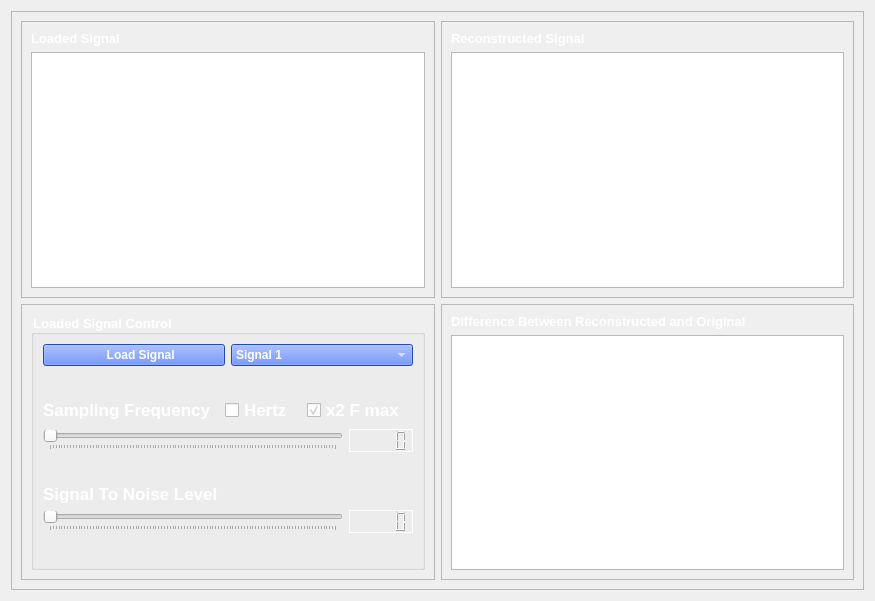
      <widget class="QWidget" name="Load">
       <property name="styleSheet">
        <string notr="true"/>
       </property>
       <attribute name="icon">
        <iconset>
         <normaloff>../Task 1/Signal-Viewer/Assets/load1.png</normaloff>../Task 1/Signal-Viewer/Assets/load1.png</iconset>
       </attribute>
       <attribute name="title">
        <string>Load</string>
       </attribute>
       <layout class="QGridLayout" name="gridLayout_15">
        <item row="0" column="0">
         <widget class="QFrame" name="frame_5">
          <property name="sizePolicy">
           <sizepolicy hsizetype="Expanding" vsizetype="Expanding">
            <horstretch>3</horstretch>
            <verstretch>0</verstretch>
           </sizepolicy>
          </property>
          <property name="frameShape">
           <enum>QFrame::StyledPanel</enum>
          </property>
          <property name="frameShadow">
           <enum>QFrame::Raised</enum>
          </property>
          <layout class="QGridLayout" name="gridLayout_4">
           <item row="0" column="0">
            <widget class="QFrame" name="frame_6">
             <property name="sizePolicy">
              <sizepolicy hsizetype="Expanding" vsizetype="Expanding">
               <horstretch>3</horstretch>
               <verstretch>3</verstretch>
              </sizepolicy>
             </property>
             <property name="frameShape">
              <enum>QFrame::StyledPanel</enum>
             </property>
             <property name="frameShadow">
              <enum>QFrame::Raised</enum>
             </property>
             <layout class="QGridLayout" name="gridLayout_10">
              <item row="1" column="0">
               <widget class="QGraphicsView" name="Loaded_Signal_PlotWidget">
                <property name="sizePolicy">
                 <sizepolicy hsizetype="Expanding" vsizetype="Expanding">
                  <horstretch>1</horstretch>
                  <verstretch>1</verstretch>
                 </sizepolicy>
                </property>
               </widget>
              </item>
              <item row="0" column="0">
               <widget class="QLabel" name="label_14">
                <property name="sizePolicy">
                 <sizepolicy hsizetype="Preferred" vsizetype="Preferred">
                  <horstretch>1</horstretch>
                  <verstretch>0</verstretch>
                 </sizepolicy>
                </property>
                <property name="font">
                 <font>
                  <pointsize>10</pointsize>
                  <weight>75</weight>
                  <bold>true</bold>
                 </font>
                </property>
                <property name="styleSheet">
                 <string notr="true">color: white ;
</string>
                </property>
                <property name="text">
                 <string>Loaded Signal</string>
                </property>
               </widget>
              </item>
             </layout>
            </widget>
           </item>
           <item row="0" column="1">
            <widget class="QFrame" name="frame_11">
             <property name="sizePolicy">
              <sizepolicy hsizetype="Expanding" vsizetype="Expanding">
               <horstretch>3</horstretch>
               <verstretch>3</verstretch>
              </sizepolicy>
             </property>
             <property name="minimumSize">
              <size>
               <width>0</width>
               <height>0</height>
              </size>
             </property>
             <property name="frameShape">
              <enum>QFrame::StyledPanel</enum>
             </property>
             <property name="frameShadow">
              <enum>QFrame::Raised</enum>
             </property>
             <layout class="QGridLayout" name="gridLayout_11">
              <item row="0" column="0">
               <widget class="QLabel" name="label_15">
                <property name="font">
                 <font>
                  <pointsize>10</pointsize>
                  <weight>75</weight>
                  <bold>true</bold>
                 </font>
                </property>
                <property name="styleSheet">
                 <string notr="true">color: white ;
</string>
                </property>
                <property name="text">
                 <string>Reconstructed Signal</string>
                </property>
               </widget>
              </item>
              <item row="1" column="0">
               <widget class="QGraphicsView" name="Load_Reconstructed_PlotWidget"/>
              </item>
             </layout>
            </widget>
           </item>
           <item row="1" column="0">
            <widget class="QFrame" name="frame_12">
             <property name="sizePolicy">
              <sizepolicy hsizetype="Expanding" vsizetype="Expanding">
               <horstretch>3</horstretch>
               <verstretch>3</verstretch>
              </sizepolicy>
             </property>
             <property name="minimumSize">
              <size>
               <width>0</width>
               <height>0</height>
              </size>
             </property>
             <property name="frameShape">
              <enum>QFrame::StyledPanel</enum>
             </property>
             <property name="frameShadow">
              <enum>QFrame::Raised</enum>
             </property>
             <layout class="QGridLayout" name="gridLayout_12">
              <item row="0" column="0">
               <widget class="QGroupBox" name="groupBox_2">
                <property name="font">
                 <font>
                  <pointsize>10</pointsize>
                  <weight>75</weight>
                  <bold>true</bold>
                 </font>
                </property>
                <property name="styleSheet">
                 <string notr="true">color: white;
</string>
                </property>
                <property name="title">
                 <string>Loaded Signal Control</string>
                </property>
                <layout class="QGridLayout" name="gridLayout_13">
                 <item row="0" column="0">
                  <layout class="QVBoxLayout" name="verticalLayout_4">
                   <item>
                    <layout class="QHBoxLayout" name="horizontalLayout_7">
                     <item>
                      <widget class="QPushButton" name="Load_Button">
                       <property name="font">
                        <font>
                         <weight>75</weight>
                         <bold>true</bold>
                        </font>
                       </property>
                       <property name="styleSheet">
                        <string notr="true">background-color:#3366ff;
color: white;</string>
                       </property>
                       <property name="text">
                        <string>    Load Signal</string>
                       </property>
                       <property name="icon">
                        <iconset>
                         <normaloff>../Task 1/Signal-Viewer/Assets/load1.png</normaloff>../Task 1/Signal-Viewer/Assets/load1.png</iconset>
                       </property>
                      </widget>
                     </item>
                     <item>
                      <widget class="QComboBox" name="Load_Signals_ComboBox">
                       <property name="sizePolicy">
                        <sizepolicy hsizetype="Minimum" vsizetype="Minimum">
                         <horstretch>0</horstretch>
                         <verstretch>0</verstretch>
                        </sizepolicy>
                       </property>
                       <property name="minimumSize">
                        <size>
                         <width>0</width>
                         <height>0</height>
                        </size>
                       </property>
                       <property name="font">
                        <font>
                         <weight>75</weight>
                         <bold>true</bold>
                        </font>
                       </property>
                       <property name="layoutDirection">
                        <enum>Qt::LeftToRight</enum>
                       </property>
                       <property name="styleSheet">
                        <string notr="true">background-color:#3366ff;
color: white</string>
                       </property>
                       <item>
                        <property name="text">
                         <string>Signal 1</string>
                        </property>
                       </item>
                      </widget>
                     </item>
                    </layout>
                   </item>
                   <item>
                    <spacer name="verticalSpacer">
                     <property name="orientation">
                      <enum>Qt::Vertical</enum>
                     </property>
                     <property name="sizeHint" stdset="0">
                      <size>
                       <width>20</width>
                       <height>40</height>
                      </size>
                     </property>
                    </spacer>
                   </item>
                   <item>
                    <layout class="QVBoxLayout" name="verticalLayout_3">
                     <item>
                      <layout class="QHBoxLayout" name="horizontalLayout_6">
                       <item>
                        <widget class="QLabel" name="label_16">
                         <property name="font">
                          <font>
                           <pointsize>13</pointsize>
                           <weight>75</weight>
                           <bold>true</bold>
                          </font>
                         </property>
                         <property name="styleSheet">
                          <string notr="true">color: white ;
</string>
                         </property>
                         <property name="text">
                          <string>Sampling Frequency</string>
                         </property>
                        </widget>
                       </item>
                       <item>
                        <spacer name="horizontalSpacer">
                         <property name="orientation">
                          <enum>Qt::Horizontal</enum>
                         </property>
                         <property name="sizeHint" stdset="0">
                          <size>
                           <width>40</width>
                           <height>20</height>
                          </size>
                         </property>
                        </spacer>
                       </item>
                       <item>
                        <widget class="QCheckBox" name="Load_Hertz_CheckBox">
                         <property name="font">
                          <font>
                           <pointsize>13</pointsize>
                           <weight>75</weight>
                           <bold>true</bold>
                          </font>
                         </property>
                         <property name="styleSheet">
                          <string notr="true">color: white;</string>
                         </property>
                         <property name="text">
                          <string>Hertz</string>
                         </property>
                         <property name="icon">
                          <iconset>
                           <normaloff>radio-waves (1).png</normaloff>radio-waves (1).png</iconset>
                         </property>
                         <property name="iconSize">
                          <size>
                           <width>44</width>
                           <height>44</height>
                          </size>
                         </property>
                        </widget>
                       </item>
                       <item>
                        <spacer name="horizontalSpacer_2">
                         <property name="orientation">
                          <enum>Qt::Horizontal</enum>
                         </property>
                         <property name="sizeHint" stdset="0">
                          <size>
                           <width>40</width>
                           <height>20</height>
                          </size>
                         </property>
                        </spacer>
                       </item>
                       <item>
                        <widget class="QCheckBox" name="Load_x2Fmax_CheckBox">
                         <property name="enabled">
                          <bool>true</bool>
                         </property>
                         <property name="font">
                          <font>
                           <pointsize>13</pointsize>
                           <weight>75</weight>
                           <bold>true</bold>
                          </font>
                         </property>
                         <property name="styleSheet">
                          <string notr="true">color: white;</string>
                         </property>
                         <property name="text">
                          <string>x2 F max</string>
                         </property>
                         <property name="icon">
                          <iconset>
                           <normaloff>performance.png</normaloff>performance.png</iconset>
                         </property>
                         <property name="iconSize">
                          <size>
                           <width>50</width>
                           <height>50</height>
                          </size>
                         </property>
                         <property name="checked">
                          <bool>true</bool>
                         </property>
                        </widget>
                       </item>
                       <item>
                        <spacer name="horizontalSpacer_3">
                         <property name="orientation">
                          <enum>Qt::Horizontal</enum>
                         </property>
                         <property name="sizeHint" stdset="0">
                          <size>
                           <width>40</width>
                           <height>20</height>
                          </size>
                         </property>
                        </spacer>
                       </item>
                      </layout>
                     </item>
                     <item>
                      <layout class="QHBoxLayout" name="horizontalLayout_4">
                       <item>
                        <widget class="QSlider" name="Load_Sampling_Frequency_Slider">
                         <property name="minimum">
                          <number>0</number>
                         </property>
                         <property name="maximum">
                          <number>100</number>
                         </property>
                         <property name="value">
                          <number>0</number>
                         </property>
                         <property name="orientation">
                          <enum>Qt::Horizontal</enum>
                         </property>
                         <property name="tickPosition">
                          <enum>QSlider::TicksBelow</enum>
                         </property>
                         <property name="tickInterval">
                          <number>1</number>
                         </property>
                        </widget>
                       </item>
                       <item>
                        <widget class="QLCDNumber" name="Load_Sampling_Frequency_LCD">
                         <property name="font">
                          <font>
                           <weight>75</weight>
                           <bold>true</bold>
                          </font>
                         </property>
                         <property name="frameShadow">
                          <enum>QFrame::Plain</enum>
                         </property>
                         <property name="lineWidth">
                          <number>1</number>
                         </property>
                         <property name="intValue" stdset="0">
                          <number>0</number>
                         </property>
                        </widget>
                       </item>
                      </layout>
                     </item>
                    </layout>
                   </item>
                   <item>
                    <spacer name="verticalSpacer_3">
                     <property name="orientation">
                      <enum>Qt::Vertical</enum>
                     </property>
                     <property name="sizeHint" stdset="0">
                      <size>
                       <width>20</width>
                       <height>40</height>
                      </size>
                     </property>
                    </spacer>
                   </item>
                   <item>
                    <layout class="QVBoxLayout" name="verticalLayout_2">
                     <item>
                      <widget class="QLabel" name="label_17">
                       <property name="font">
                        <font>
                         <pointsize>13</pointsize>
                         <weight>75</weight>
                         <bold>true</bold>
                        </font>
                       </property>
                       <property name="styleSheet">
                        <string notr="true">color: white ;
</string>
                       </property>
                       <property name="text">
                        <string>Signal To Noise Level</string>
                       </property>
                      </widget>
                     </item>
                     <item>
                      <layout class="QHBoxLayout" name="horizontalLayout_5">
                       <item>
                        <widget class="QSlider" name="Load_Signal_to_Noise_Slider">
                         <property name="minimum">
                          <number>0</number>
                         </property>
                         <property name="maximum">
                          <number>100</number>
                         </property>
                         <property name="value">
                          <number>0</number>
                         </property>
                         <property name="orientation">
                          <enum>Qt::Horizontal</enum>
                         </property>
                         <property name="tickPosition">
                          <enum>QSlider::TicksBelow</enum>
                         </property>
                         <property name="tickInterval">
                          <number>1</number>
                         </property>
                        </widget>
                       </item>
                       <item>
                        <widget class="QLCDNumber" name="Load_Signal_to_Noise_LCD">
                         <property name="font">
                          <font>
                           <pointsize>8</pointsize>
                           <weight>75</weight>
                           <bold>true</bold>
                          </font>
                         </property>
                         <property name="frameShadow">
                          <enum>QFrame::Plain</enum>
                         </property>
                         <property name="intValue" stdset="0">
                          <number>0</number>
                         </property>
                        </widget>
                       </item>
                      </layout>
                     </item>
                    </layout>
                   </item>
                   <item>
                    <spacer name="verticalSpacer_2">
                     <property name="orientation">
                      <enum>Qt::Vertical</enum>
                     </property>
                     <property name="sizeHint" stdset="0">
                      <size>
                       <width>20</width>
                       <height>40</height>
                      </size>
                     </property>
                    </spacer>
                   </item>
                  </layout>
                 </item>
                </layout>
               </widget>
              </item>
             </layout>
            </widget>
           </item>
           <item row="1" column="1">
            <widget class="QFrame" name="frame_13">
             <property name="sizePolicy">
              <sizepolicy hsizetype="Expanding" vsizetype="Expanding">
               <horstretch>3</horstretch>
               <verstretch>3</verstretch>
              </sizepolicy>
             </property>
             <property name="frameShape">
              <enum>QFrame::StyledPanel</enum>
             </property>
             <property name="frameShadow">
              <enum>QFrame::Raised</enum>
             </property>
             <layout class="QGridLayout" name="gridLayout_14">
              <item row="0" column="0">
               <widget class="QLabel" name="label_20">
                <property name="sizePolicy">
                 <sizepolicy hsizetype="Preferred" vsizetype="Preferred">
                  <horstretch>1</horstretch>
                  <verstretch>0</verstretch>
                 </sizepolicy>
                </property>
                <property name="font">
                 <font>
                  <pointsize>10</pointsize>
                  <weight>75</weight>
                  <bold>true</bold>
                 </font>
                </property>
                <property name="styleSheet">
                 <string notr="true">color: white ;
</string>
                </property>
                <property name="text">
                 <string>Difference Between Reconstructed and Original</string>
                </property>
               </widget>
              </item>
              <item row="1" column="0">
               <widget class="QGraphicsView" name="Load_Difference_PlotWidget">
                <property name="sizePolicy">
                 <sizepolicy hsizetype="Expanding" vsizetype="Expanding">
                  <horstretch>1</horstretch>
                  <verstretch>1</verstretch>
                 </sizepolicy>
                </property>
               </widget>
              </item>
             </layout>
            </widget>
           </item>
          </layout>
         </widget>
        </item>
       </layout>
      </widget>
